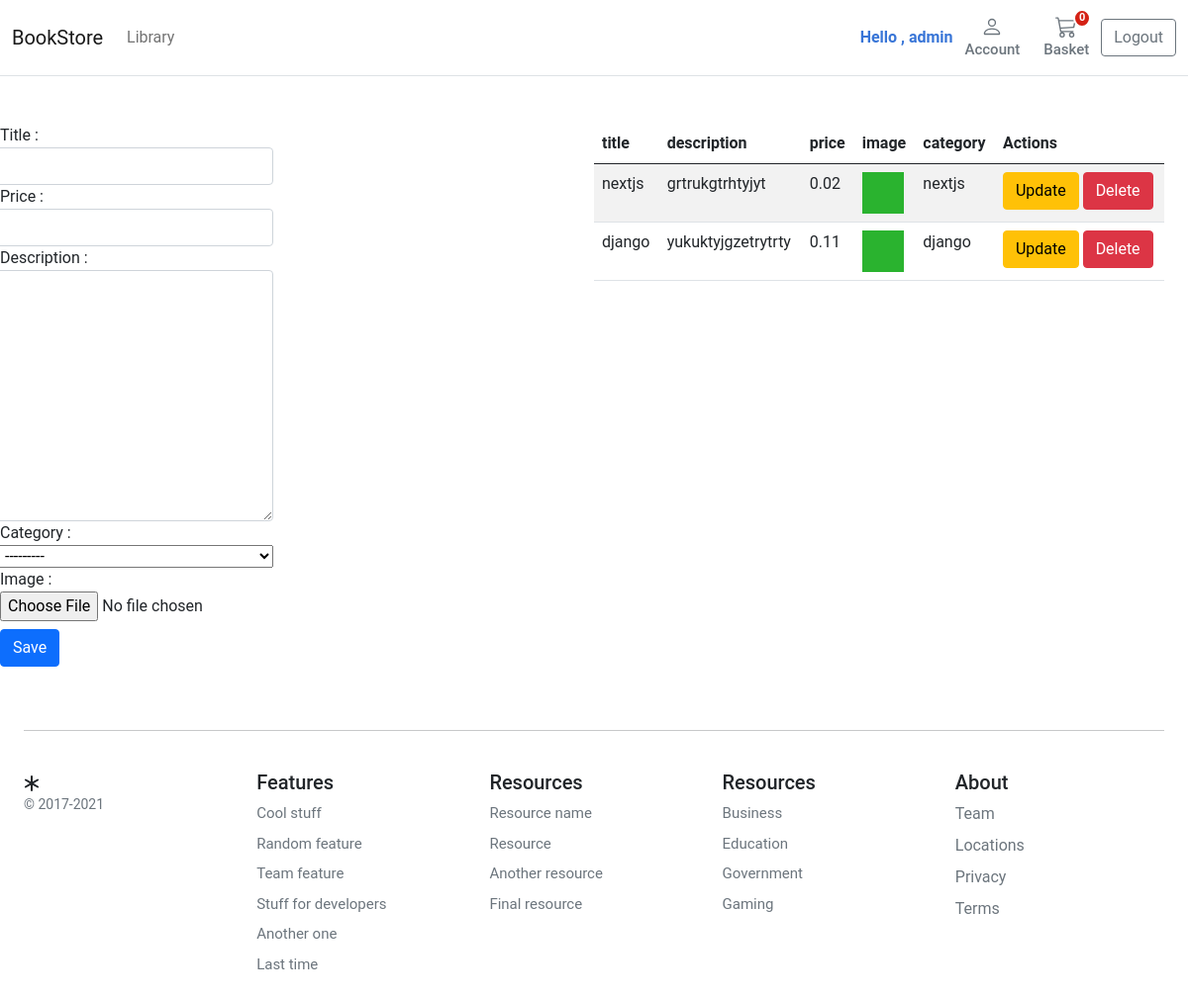
Screenshot of /product_crud (signed in) with the database file from the repository.
### account/models.py (models this page shows, shortened)
class UserBase(AbstractBaseUser, PermissionsMixin):
    email = models.EmailField(_('email address'), unique=True)
    user_name = models.CharField(max_length=150, unique=True)
    first_name = models.CharField(max_length=150, blank=True)
    about = models.TextField(_(
        'about'), max_length=500, blank=True)
    country = CountryField()
    phone_number = models.CharField(max_length=15, blank=True)
    postcode = models.CharField(max_length=12, blank=True)
    address_line_1 = models.CharField(max_length=150, blank=True)
    address_line_2 = models.CharField(max_length=150, blank=True)
    town_city = models.CharField(max_length=150, blank=True)
    is_active = models.BooleanField(default=False)
    is_staff = models.BooleanField(default=False)
    created = models.DateTimeField(auto_now_add=True)
    updated = models.DateTimeField(auto_now=True)
    objects = CustomAccountManager()
    USERNAME_FIELD = 'email'
    REQUIRED_FIELDS = ['user_name']
    class Meta:
        verbose_name = "Accounts"
        verbose_name_plural = "Accounts"
    def __str__(self):
        return self.user_name

### store/models.py (models this page shows, shortened)
class Product(models.Model):
    category = models.ForeignKey(Category, related_name='product', on_delete=models.CASCADE)
    created_by = models.ForeignKey(settings.AUTH_USER_MODEL, on_delete=models.CASCADE, related_name='product_creator')
    title = models.CharField(max_length=255)
    author = models.CharField(max_length=255, default='admin')
    description = models.TextField(blank=True)
    image = models.ImageField(upload_to='images/', default='images/default.png')
    slug = models.SlugField(max_length=255)
    price = models.DecimalField(max_digits=4, decimal_places=2)
    in_stock = models.BooleanField(default=True)
    is_active = models.BooleanField(default=True)
    created = models.DateTimeField(auto_now_add=True)
    updated = models.DateTimeField(auto_now=True)
    objects = models.Manager()
    products = ProductManager()
    class Meta:
        verbose_name_plural = 'Products'
        ordering = ('-created',)

class Category(models.Model):
    name = models.CharField(max_length=255, db_index=True)
    slug = models.SlugField(max_length=255, unique=True)
    class Meta:
        verbose_name_plural = 'categories'
    def get_absolute_url(self):
        return reverse('store:category_list', args=[self.slug])
    def __str__(self):
        return self.name

### store/views.py (the view, shortened to what this page needs)
# urls.py: path('product_crud', views.product_crud, name='product_curd'),
def product_crud(request, id=0):
    if request.user.is_authenticated and request.user.is_superuser:
        if id == 0:
            form = ProductFrom(request.POST or None)
        if form.is_valid():
            form.save()
            form = ProductFrom()
        products = Product.objects.all()
        messages = form.errors
        context = {'products': products, 'form': form, 'messages': messages}
        return render(request, 'store/product_crud.html', context)
    else:
        return redirect('/login/login')

### store/forms.py
class ProductFrom(forms.ModelForm):
    class Meta:
        model = Product
        fields = ['title', 'description', 'price', 'category', 'image']
        widgets = {
            'title': forms.TextInput(attrs={'class': 'form-control'}),
            'price': forms.NumberInput(attrs={'class': 'form-control'}),
            'description': forms.Textarea(attrs={'class': 'form-control'}),
        }

### basket/basket.py (called while the page is built)
    def __len__(self):
        return sum(item['qty'] for item in self.basket.values())

### basket/context_processors.py (called while the page is built)
def basket(request):
    return {'basket': Basket(request)}

### store/context_processors.py (called while the page is built)
def categories(request):
    return {
        'categories': Category.objects.all()
    }

### templates/store/product_crud.html (shortened to what this page needs)
{% extends "./base.html" %}
{% load static %}
{% block content %}
    <div class="col-md-12 row mt-5">
    <div class="col-md-6 align-items-center">
        <form method="POST" enctype="multipart/form-data" action="">
            <div class="form-group col-md-6 row">
                <label>Title :</label>
                {{ form.title }}
            </div>
            <div class="form-group col-md-6 row">
                <label>Price :</label>
                {{ form.price }}
            </div>
            <div class="form-group col-md-6 row">
                <label>Description :</label>
                {{ form.description }}
            </div>
            <div class="form-group col-md-6 row">
                <label>Category :</label>
                {{ form.category }}
            </div>
            <div class="form-group col-md-6 row">
                <label>Image :</label>
                {{ form.image }}
            </div>
            <button type="submit" class="btn btn-primary mt-2" value="Save">Save</button>
        </form>
    </div>
    <div class="col-md-6">
        <table class="table table-striped">
            <thead>
            <tr>
                <th>title</th>
                <th>description</th>
                <th>price</th>
                <th>image</th>
                <th>category</th>
                <th>Actions</th>
            </tr>
            </thead>
            <tbody>
            {% for prodcut in products %}
                <tr>
                <td>{{ prodcut.title }}</td>
                <td>{{ prodcut.description }}</td>
                <td>{{ prodcut.price }}</td>
                    {% with url1=prodcut.image|stringformat:"s" %}
                    {% with url2="../../media/"|add:url1 %}
                    <td><img src={{ url2 }} width="42" height="42"></td>
                    {% endwith %}
                    {% endwith %}
                <td>{{ prodcut.category.name }}</td>
                    <td>
                        <a href="{% url 'store:update_product' prodcut.id %}" class="btn btn-warning">Update</a>
                        <a href="{% url 'store:delete_product' prodcut.id %}" class="btn btn-danger">Delete</a>
                    </td>
                </tr>
            {% endfor %}
            </tbody>
        </table>
    </div>
    </div>
{% endblock %}

### templates/store/base.html (shortened to what this page needs)
{% load static %}
<!DOCTYPE html>
<html>
<head>
    <link href="https://cdn.jsdelivr.net/npm/bootstrap@5.0.0-beta1/dist/css/bootstrap.min.css" rel="stylesheet"
>
    <link rel="stylesheet" href="https://use.fontawesome.com/releases/v5.6.1/css/all.css">
<link rel="stylesheet" href="{% static 'core/css/base.css' %}">
    <link rel="stylesheet" href="{% static 'basket/css/basket.css' %}">
</head>
<body>
    <header>
        <nav class="navbar navbar-expand-md navbar-light bg-white border-bottom">
            <div class="container-fluid">
                <a class="navbar-brand" href="/">BookStore</a>
                <div class="collapse navbar-collapse" id="navbarCollapse">
                    <ul class="navbar-nav me-auto mb-2 mb-md-0">
                        <li class="nav-item dropdown">
                            <a class="nav-link dropdown-toggle" href="#" id="navbarDropdown" role="button"
                                data-bs-toggle="dropdown" aria-expanded="false">
                                Library
                            </a>
                        </li>
                    </ul>
                    {% if request.user.is_authenticated %}
                        <span class="hello">Hello , {{ request.user }}</span>
                    {% endif %}
                 <a type="button" role="button" href="{% url "account:dashboard" %}"
                        class="btn btn-outline-secondary border-0 basket-btn">
                        <div>
                        </div>
                        <span class="fs15 fw500">Account</span>
                    </a>
                    <a type="button" role="button" href="{% url "basket:basket_summary" %}"
                        class="btn btn-outline-secondary border-0 basket-btn">
                        {% with total_qty=basket|length %}
                        <div id="basket-qty" class="basket-qty">
                            {% if total_qty > 0 %}
                            {{ total_qty }}
                            {% else %}
                            0
                            {% endif %}
                        </div>
                        {% endwith %}
                        <div>
                        </div>
                        <span class="fs15 fw500">Basket</span>
                    </a>
                    {% if request.user.is_authenticated %}
                    <a type="button" role="button" class="btn btn-outline-secondary"  href="/logout/logout">Logout</a>
                    {% endif %}
                </div>
            </div>
        </nav>
    </header>
    <div id="content">{% block content %} {% endblock %}</div>
<footer class="container py-5 footer">
        <hr>
        <div class="row pt-4">
            <div class="col-12 col-md">
                <small class="d-block mb-3 text-muted">&copy; 2017-2021</small>
            </div>
            <div class="col-6 col-md fs15">
                <h5>Features</h5>
                <ul class="list-unstyled">
                    <li><a class="link-secondary text-decoration-none" href="#">Cool stuff</a></li>
                    <li><a class="link-secondary text-decoration-none" href="#">Random feature</a></li>
                    <li><a class="link-secondary text-decoration-none" href="#">Team feature</a></li>
                    <li><a class="link-secondary text-decoration-none" href="#">Stuff for developers</a></li>
                    <li><a class="link-secondary text-decoration-none" href="#">Another one</a></li>
                    <li><a class="link-secondary text-decoration-none" href="#">Last time</a></li>
                </ul>
            </div>
            <div class="col-6 col-md fs15">
                <h5>Resources</h5>
                <ul class="list-unstyled">
                    <li><a class="link-secondary text-decoration-none" href="#">Resource name</a></li>
                    <li><a class="link-secondary text-decoration-none" href="#">Resource</a></li>
                    <li><a class="link-secondary text-decoration-none" href="#">Another resource</a></li>
                    <li><a class="link-secondary text-decoration-none" href="#">Final resource</a></li>
                </ul>
            </div>
            <div class="col-6 col-md fs15">
                <h5>Resources</h5>
                <ul class="list-unstyled">
                    <li><a class="link-secondary text-decoration-none" href="#">Business</a></li>
                    <li><a class="link-secondary text-decoration-none" href="#">Education</a></li>
                    <li><a class="link-secondary text-decoration-none" href="#">Government</a></li>
                    <li><a class="link-secondary text-decoration-none" href="#">Gaming</a></li>
                </ul>
            </div>
            <div class="col-6 col-md">
                <h5>About</h5>
                <ul class="list-unstyled">
                    <li><a class="link-secondary text-decoration-none" href="#">Team</a></li>
                    <li><a class="link-secondary text-decoration-none" href="#">Locations</a></li>
                    <li><a class="link-secondary text-decoration-none" href="#">Privacy</a></li>
                    <li><a class="link-secondary text-decoration-none" href="#">Terms</a></li>
                </ul>
            </div>
        </div>
    </footer>
</body>
</html>

### static/core/css/base.css (style rules this page uses)
@media (min-width: 1000px) { .container { max-width: 1000px; } }
@media (max-width: 1200px) { .container { max-width: 100%; padding:0 24px; } }
.dropdown-toggle::after { display: none; }
html, body, p, div { letter-spacing: -0.02px; font-family: 'Roboto', sans-serif; }
.fs15 { font-size: 0.9375rem; }
.fw500 { font-weight: 500; }
.footer > div > div > ul > li { padding-bottom:8px; }

### static/basket/css/basket.css (style rules this page uses)
.basket-qty { color: #fff; background: #d42114; border: 2px solid #fff; border-radius: 50%; text-align: center; font-size: 11px; height: 15px; width: 14px; position: absolute; box-sizing: content-box; font-weight: 600; display: flex; justify-content: center; align-items: center; top: 1px; right: 10px; }
.basket-btn { position: relative; }

### templates/store/base.html (style rules this page uses)
.hello { background: #ffffff !important; color: #3875d7 !important; font-weight: bold; }

### rows the page displays
UserBase: user "admin"
Product: title "nextjs", description "grtrukgtrhtyjyt", price "0.02", category.name "nextjs"
Product: title "django", description "yukuktyjgzetrytrty", price "0.11", category.name "django"
